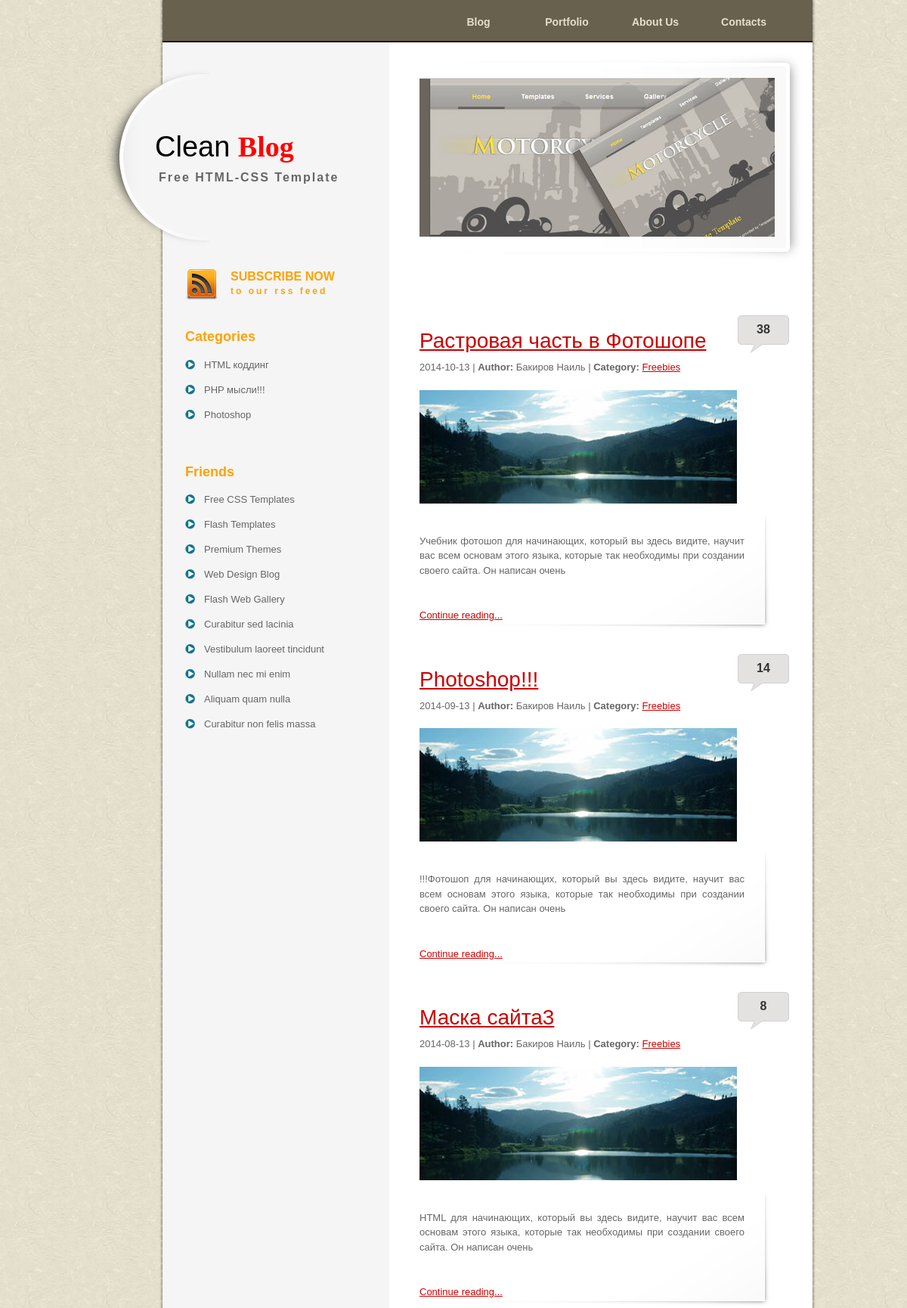
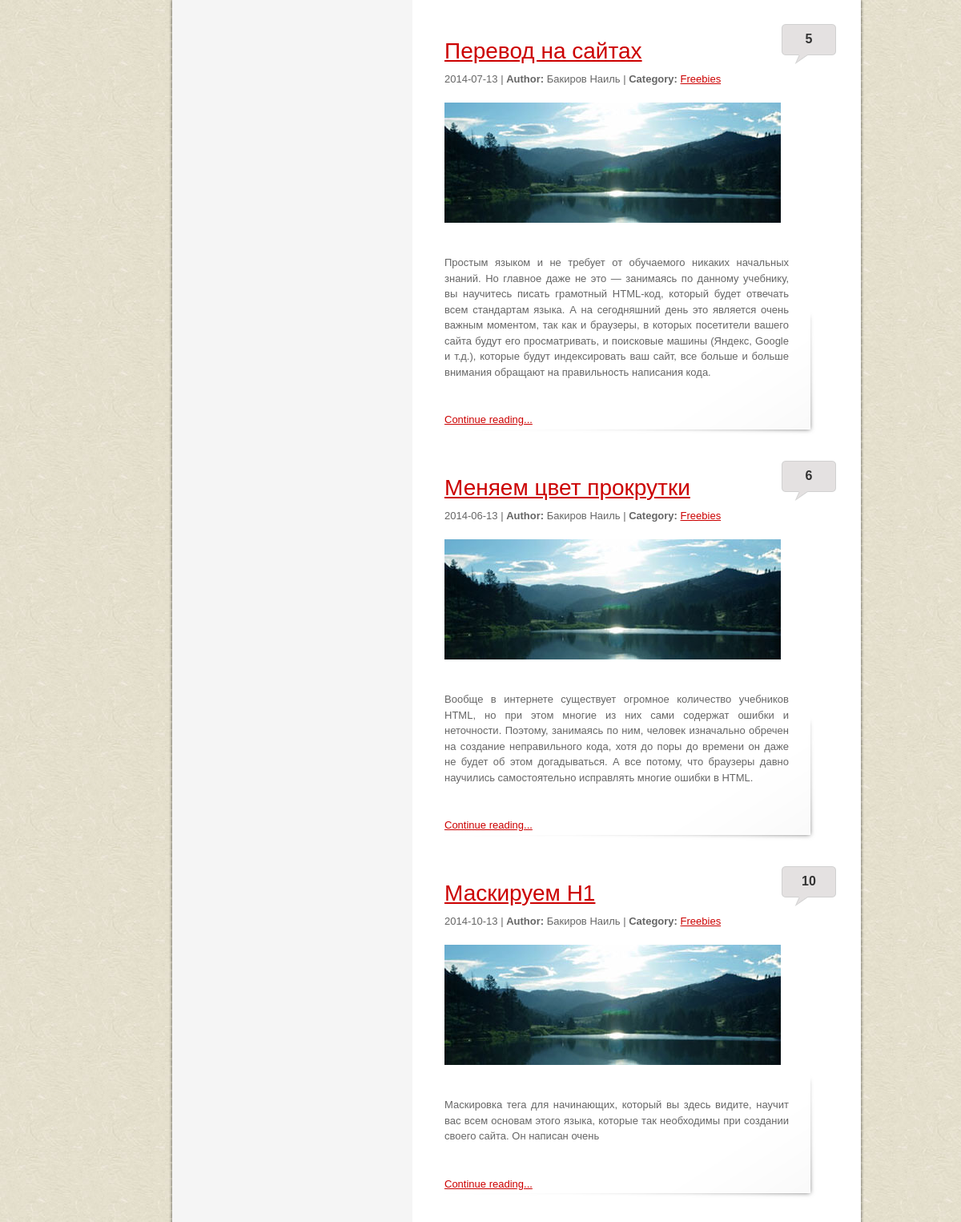
The page / (upper part) on the database its author committed (2 pictures, top to bottom).
### tables this page shows
CREATE TABLE IF NOT EXISTS `head_cat` (
  `id` tinyint(4) NOT NULL,
  `title` varchar(70) NOT NULL
);

CREATE TABLE IF NOT EXISTS `categories` (
  `id` int(2) NOT NULL,
  `title` varchar(255) NOT NULL,
  `meta_d` varchar(255) NOT NULL,
  `meta_k` varchar(255) NOT NULL,
  `text` text NOT NULL
);

CREATE TABLE IF NOT EXISTS `data` (
  `id` int(5) NOT NULL,
  `cat` int(1) NOT NULL,
  `meta_d` varchar(255) NOT NULL,
  `meta_k` varchar(255) NOT NULL,
  `description` text NOT NULL,
  `text` text NOT NULL,
  `view` int(7) NOT NULL,
  `author` varchar(100) NOT NULL,
  `date` date NOT NULL,
  `mini_img` varchar(255) NOT NULL,
  `title` varchar(255) NOT NULL,
  `secret` int(1) NOT NULL,
  `rating` int(10) NOT NULL,
  `q_vote` int(10) NOT NULL
);

### index.php (the view, shortened to what this page needs)
<? include "inc/header.php";?>
<? include "inc/left.php";?>
    <div id="templatemo_right_column">
  <? include "inc/slider.php";?>
<?php
$articles = mysql_query("SELECT * FROM `data`");
?>
        <div id="templatemo_main">
			<?
			while($news = mysql_fetch_object($articles))
			{
			?>
            <div class="post_section">
                <span class="comment"><a href=""><?=$news->view;?></a></span>
                <h2><a href="blog_post.php?id=<?=$news->id;?>"><?=$news->title;?></a></h2>
            	<?=$news->date;?> | <strong>Author:</strong> <?=$news->author;?> | <strong>Category:</strong> <a href="#">Freebies</a>
                <img src="images/templatemo_image_01.jpg" alt="image 1" />
                 <p><?=$news->description?></p>
              <a href="blog_post.php?id=<?=$news->id;?>">Continue reading...</a>
            </div>
            <?
			}
			?>
		</div>
  </div>
  <? include "inc/footer.php";?>

### inc/header.php (shortened to what this page needs)
<!DOCTYPE html PUBLIC "-//W3C//DTD XHTML 1.0 Transitional//EN" "http://www.w3.org/TR/xhtml1/DTD/xhtml1-transitional.dtd">
<html xmlns="http://www.w3.org/1999/xhtml">
<head>
<link href="templatemo_style.css" rel="stylesheet" type="text/css" />
<link href="s3slider.css" rel="stylesheet" type="text/css" />
</head>
<body>
<?php
$menu = mysql_query("SELECT * FROM `head_cat`");
?>
<div id="templatemo_wrapper">
	<div id="templatemo_menu">
        <ul>
            <?
           while($info = mysql_fetch_object($menu))
            {
            ?>
            <li><a href="info.php?head_link=<?=$info->id;?>"><?=$info->title;?></a></li>
            <?
            }
            ?>
        </ul>
    </div>

### inc/left.php
    <div id="templatemo_left_column">
        <div id="templatemo_header">
            <div id="site_title">
                <h1><a href="http://www.templatemo.com" target="_parent">Clean <strong>Blog</strong><span>Free HTML-CSS Template</span></a></h1>
            </div>
        </div>
        <div id="templatemo_sidebar">
            <div id="templatemo_rss">
                <a href="#">SUBSCRIBE NOW <br /><span>to our rss feed</span></a>
            </div>
<?php
$categories = mysql_query("SELECT * FROM `categories`");
 ?>
            <h4>Categories</h4>
            <ul class="templatemo_list">
			<?
			do
			{
			?>
			<li><a href="cat.php?cat=<?=$cat->id;?>"><?=$cat->title;?></a></li>
			<?
			}while($cat = mysql_fetch_object($categories));
			?>
            </ul>
            <div class="cleaner_h40"></div>
            <h4>Friends</h4>
            <ul class="templatemo_list">
                <li><a href="http://www.templatemo.com" target="_parent">Free CSS Templates</a></li>
                <li><a href="http://www.flashmo.com" target="_parent">Flash Templates</a></li>
                <li><a href="http://www.flashmo.com/store" target="_parent">Premium Themes</a></li>
                <li><a href="http://www.webdesignmo.com/blog" target="_parent">Web Design Blog</a></li>
                <li><a href="http://www.koflash.com" target="_parent">Flash Web Gallery</a></li>
                <li><a href="#">Curabitur sed lacinia</a></li>
                <li><a href="#">Vestibulum laoreet tincidunt</a></li>
                <li><a href="#">Nullam nec mi enim</a></li>
                <li><a href="#">Aliquam quam nulla</a></li>
                <li><a href="#">Curabitur non felis massa</a></li>
            </ul>
        </div>
    </div>

### templatemo_style.css (style rules this page uses)
body { margin: 0px; padding: 0px; color: #666; font-family: Helevetica,Arial,sans-serif; font-size: 13px; line-height:1.5em; background-image: url(images/templatemo_body.jpg); background-repeat: repeat; }
a, a:link, a:visited { color: #CC0000; }
p { margin: 0px; padding: 0 0 10px 0; }
img { border: none; }
h1 { font-size: 40px; font-weight: bold; margin: 0 0 30px 0; padding: 5px 0; color: #000; }
h2 { font-size: 28px; font-weight: normal; line-height: 28px; margin: 0 0 30px 0; padding: 0; color: #c7a902; }
h4 { font-size: 18px; margin: 0 0 20px 0; padding: 0; color: #ffa200; }
.cleaner_h40 { clear: both; width:100%; height: 40px; }
.templatemo_list { margin: 20px 0; padding: 0; list-style: none; }
.templatemo_list li { background: transparent url(images/templatemo_list.png) no-repeat scroll 0 0px; margin:0 0 20px; padding:0 0 0 25px; line-height: 1em; }
.templatemo_list li a { color: #666; text-decoration: none; }
#templatemo_wrapper { width: 970px; padding: 0; margin: 0 auto; background: url(images/templatemo_wrapper.png) repeat-y; }
#templatemo_menu { width: 830px; height: 50px; margin: 0 10px 0 100px; padding: 20px 30px 0 0; background: url(images/templatemo_menu.png) top repeat-x; }
#templatemo_menu ul { float: right; margin: 0; padding: 0; list-style: none; display: inline-block; }
#templatemo_menu ul li { padding: 0px; margin: 0px; display: inline; }
#templatemo_menu ul li a { float: left; display: block; width: 112px; height: 48px; padding: 0; margin: 0 5px 0 0 ; font-size: 14px; text-align: center; text-decoration: none; color: #e4decd; font-weight: bold; outline: none; border: none; }
#templatemo_left_column { float: left; width: 400px; }
#templatemo_right_column { float: right; width: 520px; margin-right: 10px; }
#templatemo_header { width: 360px; height: 276px; padding: 0 10px; margin-left: 20px; background: url(images/templatemo_header.png) left center no-repeat; }
#templatemo_header #site_title { float: left; width: 310px; padding: 115px 0 0 60px; }
#templatemo_header #site_title h1 { margin: 0; padding: 0; }
#templatemo_header #site_title h1 a { margin: 0px; padding: 0px; font-size: 38px; color: #000; font-weight: normal; text-decoration: none; }
#templatemo_header #site_title h1 strong { color: #f00; font-family: Georgia, "Times New Roman", Times, serif; }
#templatemo_header #site_title a span { display: block; font-size: 16px; color: #666; font-weight: bold; letter-spacing: 2px; margin-left: 5px; margin-top: 20px; }
#templatemo_sidebar { clear: both; float: left; width: 250px; margin-left: 130px; }
#templatemo_main { float: right; width: 490px; padding-top: 40px; margin-right: 30px; }
.post_section { clear: both; position: relative; padding: 0 60px 10px 0; margin: 40px 0; background: url(images/templatemo_post_bottom.png) bottom left no-repeat; }
.post_section h2 { margin: 0; padding: 10px 0 10px 0; line-height: 30px; }
.post_section p { text-align: justify; margin-bottom: 10px; }
.post_section img { clear: both; display: block; margin: 20px 0; }
.post_section .comment { position: absolute; top: -10px; right: 0px; width: 70px; height: 42px; text-align: center; padding-top: 10px; font-size: 16px; font-weight: bold; background: url(images/templatemo_comment.png) no-repeat; }
.post_section .comment a { color: #333; text-decoration: none; }
#templatemo_rss a { float: right; display: block; width: 190px; height: 40px; padding: 10px 0 10px 60px; margin-bottom: 30px; color: #ffa200; font-size: 16px; font-weight: bold; text-decoration: none; background: url(images/templatemo_rss.png) left center no-repeat; }
#templatemo_rss a span { font-size: 12px; margin-top: 5px; letter-spacing: 3px; }

### s3slider.css (style rules this page uses)
ul { margin: 0; padding: 0; list-style-type: none; list-style: none; }
ul li { margin: 0; padding: 0; }

### rows shown on the page
head_cat: title "Blog"
head_cat: title "Portfolio"
head_cat: title "About Us"
head_cat: title "Contacts"
categories: title "HTML коддинг"
categories: title "PHP мысли!!!"
categories: title "Photoshop"
data: view "38", title "Растровая часть в Фотошопе", date "2014-10-13", author "Бакиров Наиль", description "Учебник фотошоп для начинающих, который вы здесь видите, научит вас всем основам этого языка, которые так необходимы при создании своего сайта. Он написан очень"
data: view "14", title "Photoshop!!!", date "2014-09-13", author "Бакиров Наиль", description "!!!Фотошоп для начинающих, который вы здесь видите, научит вас всем основам этого языка, которые так необходимы при создании своего сайта. Он написан очень"
data: view "8", title "Маска сайта3", date "2014-08-13", author "Бакиров Наиль", description "HTML для начинающих, который вы здесь видите, научит вас всем основам этого языка, которые так необходимы при создании своего сайта. Он написан очень"
data: view "5", title "Перевод на сайтах", date "2014-07-13", author "Бакиров Наиль", description "Простым языком и не требует от обучаемого никаких начальных знаний. Но главное даже не это — занимаясь по данному учебнику, вы научитесь писать грамотный HTML-код, который будет отвечать всем стандартам языка. А на сегодняшний день это является очень важным моментом, так как и браузеры, в которых посетители вашего сайта будут его просматривать, и поисковые машины (Яндекс, Google и т.д.), которые будут индексировать ваш сайт, все больше и больше внимания обращают на правильность написания кода."
data: view "6", title "Меняем цвет прокрутки", date "2014-06-13", author "Бакиров Наиль", description "Вообще в интернете существует огромное количество учебников HTML, но при этом многие из них сами содержат ошибки и неточности. Поэтому, занимаясь по ним, человек изначально обречен на создание неправильного кода, хотя до поры до времени он даже не будет об этом догадываться. А все потому, что браузеры давно научились самостоятельно исправлять многие ошибки в HTML."
data: view "10", title "Маскируем H1", date "2014-10-13", author "Бакиров Наиль", description "Маскировка тега для начинающих, который вы здесь видите, научит вас всем основам этого языка, которые так необходимы при создании своего сайта. Он написан очень"
